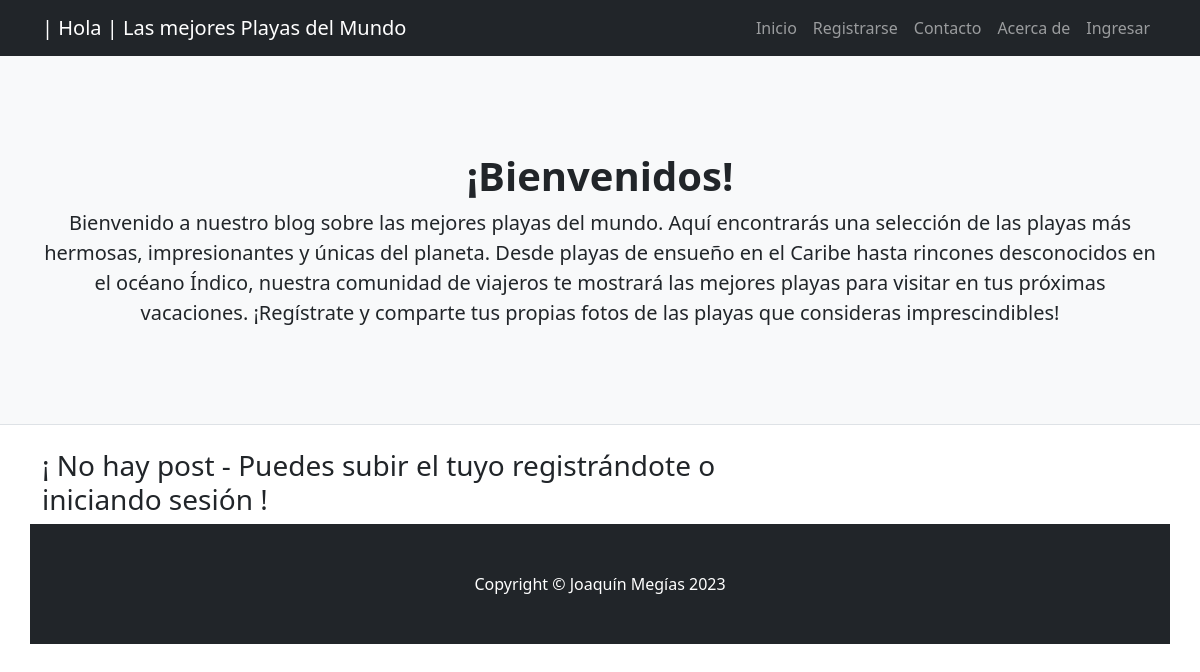
/final_app/, run on an earlier commit of the app's database.
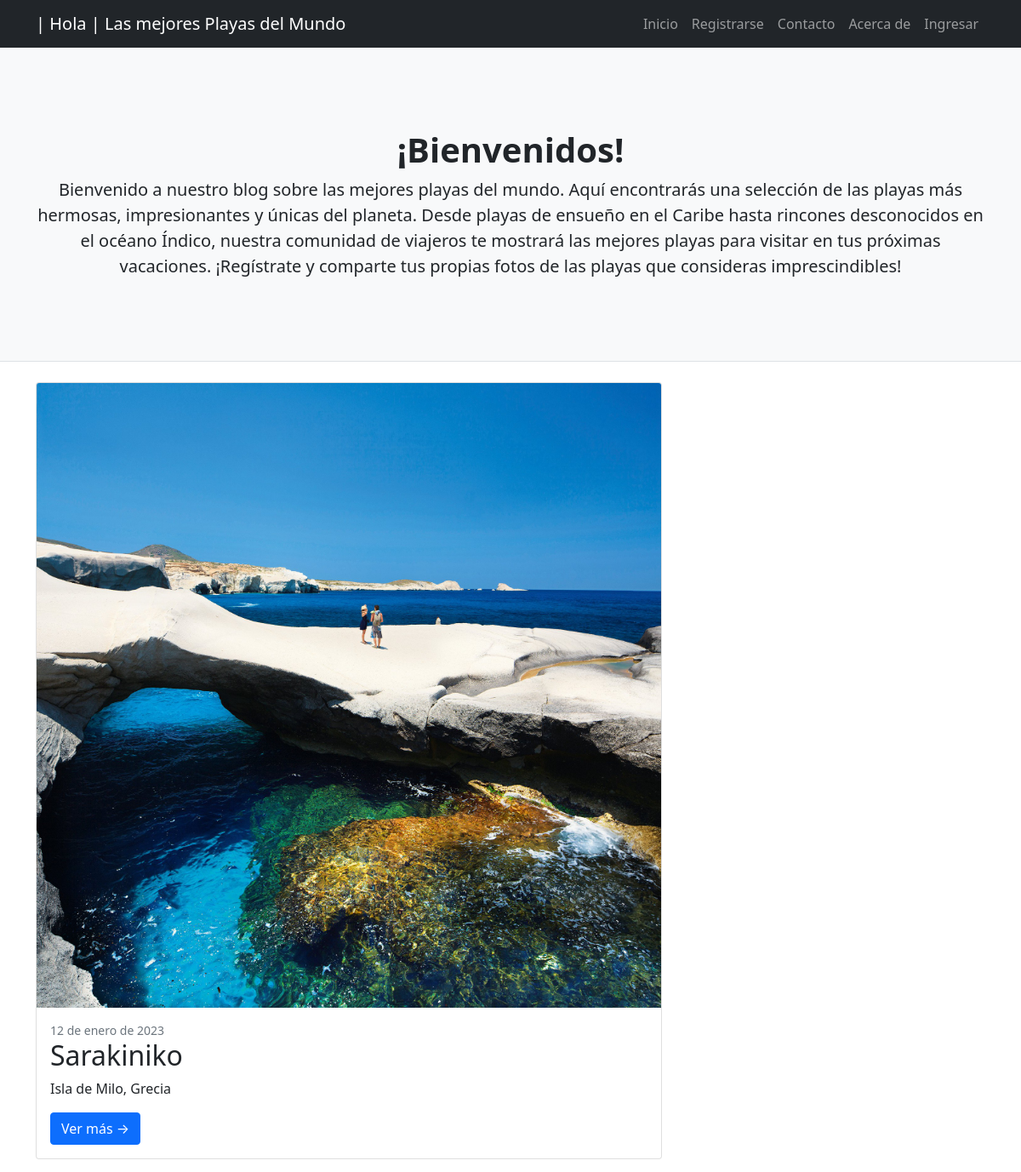
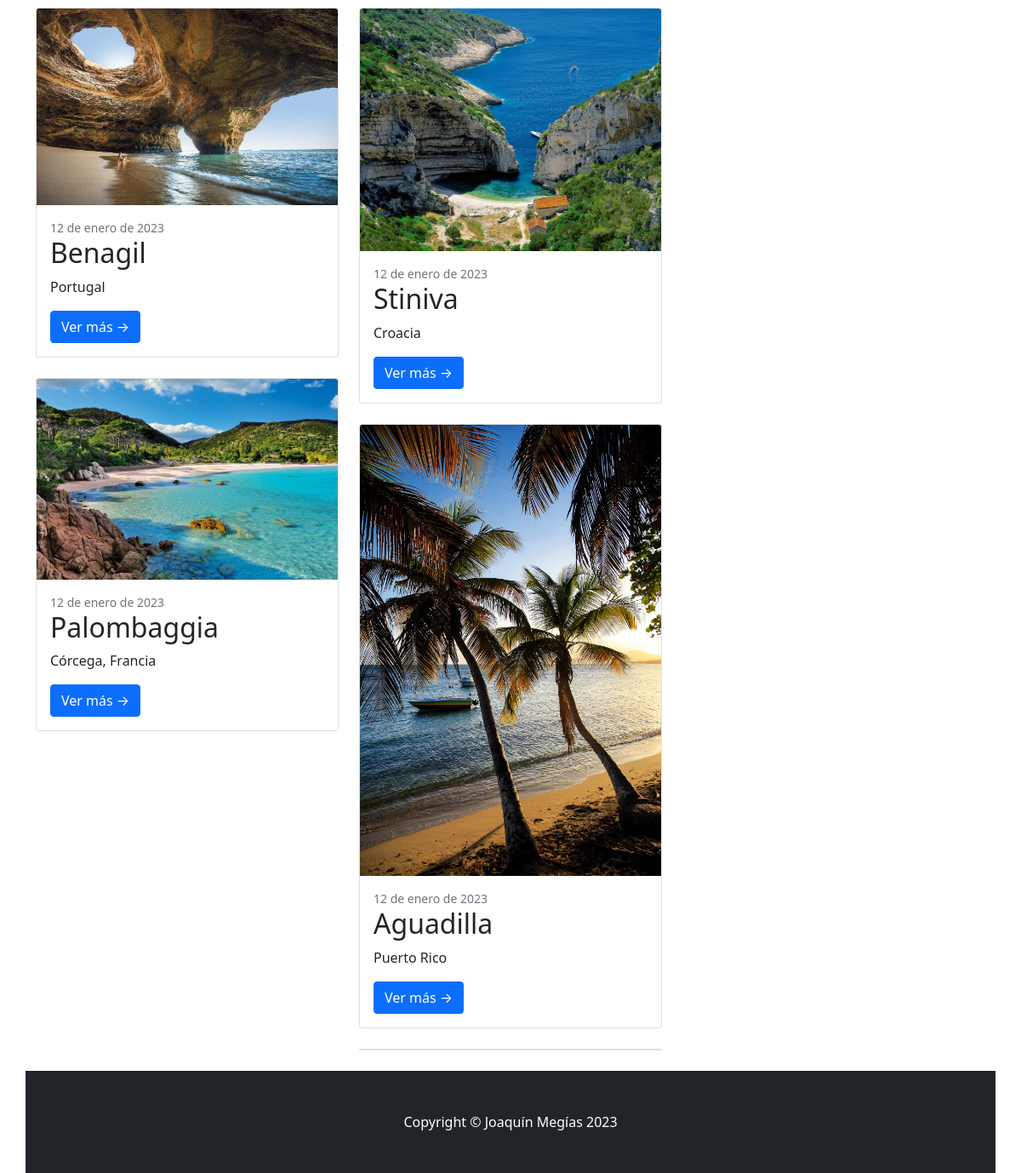
And on a later commit of the database (2 pictures, top to bottom).
### final_app/models.py (models this page shows)
class Post(models.Model):
    titulo = models.CharField(max_length=100)
    sub_titulo = models.CharField(max_length=100)
    texto = models.TextField(max_length=3000)
    publicado_el = models.DateField(auto_now_add=True)
    imagen = models.ImageField(upload_to="posteos", null="True", blank=True)

### final_app/views.py (the view)
# urls.py: path('final_app/', index, name="final_app_index"),
def index(request):
    posts = Post.objects.order_by('-publicado_el').all()
    return render(request, "final_app/index.html", {"posts": posts})

### final_app/templates/final_app/index.html (shortened to what this page needs)
{% extends 'final_app/base.html' %}
{% block contenido %}
<div class="container">
    <div class="row">
        <div class="col-lg-8">
            {% if posts %}
                <div class="card mb-4">
                    {% if posts.0 %}
                    <a href="#!"><img class="card-img-top" src="{{posts.0.imagen.url}}" alt="..." /></a>
                    <div class="card-body">
                        <div class="small text-muted">{{posts.0.publicado_el}}</div>
                        <h2 class="card-title">{{posts.0.titulo}}</h2>
                        <p class="card-text">{{posts.0.sub_titulo}}</p>
                        <a class="btn btn-primary" href="{% url 'final_app_detalle' posts.0.id %}">Ver más →</a>
                    </div>
                    {% endif %}
                </div>
                <div class="row">
                    <div class="col-lg-6">
                        <div class="card mb-4">
                            {% if posts.1 %}
                            <a href="#!"><img class="card-img-top" src="{{posts.1.imagen.url}}" alt="..." /></a>
                            <div class="card-body">
                                <div class="small text-muted">{{posts.1.publicado_el}}</div>
                                <h2 class="card-title">{{posts.1.titulo}}</h2>
                                <p class="card-text">{{posts.1.sub_titulo}}</p>
                                <a class="btn btn-primary" href="{% url 'final_app_detalle' posts.1.id %}">Ver más →</a>
                            </div>
                            {% endif %}
                        </div>
                        <div class="card mb-4">
                            {% if posts.2 %}
                            <a href="#!"><img class="card-img-top" src="{{posts.2.imagen.url}}" alt="..." /></a>
                            <div class="card-body">
                                <div class="small text-muted">{{posts.2.publicado_el}}</div>
                                <h2 class="card-title">{{posts.2.titulo}}</h2>
                                <p class="card-text">{{posts.2.sub_titulo}}</p>
                                <a class="btn btn-primary" href="{% url 'final_app_detalle' posts.2.id %}">Ver más →</a>
                            </div>
                            {% endif %}
                        </div>
                    </div>
                    <div class="col-lg-6">
                        <div class="card mb-4">
                            {% if posts.3 %}
                            <a href="#!"><img class="card-img-top" src="{{posts.3.imagen.url}}" alt="..." /></a>
                            <div class="card-body">
                                <div class="small text-muted">{{posts.3.publicado_el}}</div>
                                <h2 class="card-title">{{posts.3.titulo}}</h2>
                                <p class="card-text">{{posts.3.sub_titulo}}</p>
                                <a class="btn btn-primary" href="{% url 'final_app_detalle' posts.3.id %}">Ver más →</a>
                            </div>
                            {% endif %}
                        </div>
                        <div class="card mb-4">
                            {% if posts.4 %}
                            <a href="#!"><img class="card-img-top" src="{{posts.4.imagen.url}}" alt="..." /></a>
                            <div class="card-body">
                                <div class="small text-muted">{{posts.4.publicado_el}}</div>
                                <h2 class="card-title">{{posts.4.titulo}}</h2>
                                <p class="card-text">{{posts.4.sub_titulo}}</p>
                                <a class="btn btn-primary" href="{% url 'final_app_detalle' posts.4.id %}">Ver más →</a>
                            </div>
                            {% endif %}
                        </div>
                        <div class="card mb-4">
                        </div>
                    </div>
                </div>
            {% else %}
                <h3>¡ No hay post - Puedes subir el tuyo registrándote o iniciando sesión ! </h3>
            {% endif %}
            </div>
{% endblock %}

### final_app/templates/final_app/base.html (shortened to what this page needs)
<!DOCTYPE html>
<html lang="en">
    <head>
        {% load static %}
        <link href="{% static 'final_app/css/styles.css' %}" rel="stylesheet" />
    </head>
    <body>
        <nav class="navbar navbar-expand-lg navbar-dark bg-dark">
            <div class="container">
                <a class="navbar-brand" href="{% url 'final_app_index' %}">
                    | Hola {{user.first_name}} |
                    Las mejores Playas del Mundo
                </a>
                <div class="collapse navbar-collapse" id="navbarSupportedContent">
                    <ul class="navbar-nav ms-auto mb-2 mb-lg-0">
                        <li class="nav-item"><a class="nav-link" href="{% url 'final_app_index' %}">Inicio</a></li>
                        <li class="nav-item"><a class="nav-link" href="{% url 'final_app_signup' %}">Registrarse</a></li>
                        <li class="nav-item"><a class="nav-link" href="{% url 'final_app_mensajes_crear' %}">Contacto</a></li>
                        <li class="nav-item"><a class="nav-link" href="{% url 'final_app_about' %}">Acerca de</a></li>
                        {% if user.is_authenticated %}
                            <li class="nav-item"><a class="nav-link" href="{% url 'final_app_listar' %}">Panel de Control</a></li>
                            <li class="nav-item"><a class="nav-link" href="{% url 'final_app_logout' %}">Salir</a></li>
                        {% else %}
                            <li class="nav-item"><a class="nav-link" href="{% url 'final_app_login' %}">Ingresar</a></li>
                        {% endif %}
                    </ul>
                </div>
            </div>
        </nav>
        <header class="py-5 bg-light border-bottom mb-4">
            <div class="container">
                <div class="text-center my-5">
                    <h1 class="fw-bolder">¡Bienvenidos!</h1>
                    <p class="lead mb-0">Bienvenido a nuestro blog sobre las mejores playas del mundo. Aquí encontrarás una selección de las playas más hermosas, impresionantes y únicas del planeta. Desde playas de ensueño en el Caribe hasta rincones desconocidos en el océano Índico, nuestra comunidad de viajeros te mostrará las mejores playas para visitar en tus próximas vacaciones. ¡Regístrate y comparte tus propias fotos de las playas que consideras imprescindibles!</p>
                </div>
            </div>
        </header>
       {% block contenido %} {% endblock %}
        <footer class="py-5 bg-dark">
            <div class="container"><p class="m-0 text-center text-white">Copyright &copy; Joaquín Megías 2023</p></div>
        </footer>
    </body>
</html>

What changed in the data, as far as the page shows it:
added Post: imagen (picture), publicado_el "12 de enero de 2023", titulo "Sarakiniko", sub_titulo "Isla de Milo, Grecia"
added Post: imagen (picture), publicado_el "12 de enero de 2023", titulo "Benagil", sub_titulo "Portugal"
added Post: imagen (picture), publicado_el "12 de enero de 2023", titulo "Palombaggia", sub_titulo "Córcega, Francia"
added Post: imagen (picture), publicado_el "12 de enero de 2023", titulo "Stiniva", sub_titulo "Croacia"
added Post: imagen (picture), publicado_el "12 de enero de 2023", titulo "Aguadilla", sub_titulo "Puerto Rico"
Also different on the page:
text no longer shown: "¡ No hay post - Puedes subir el tuyo registrándote o iniciando sesión !"
text now shown: "Ver más → Ver más → Ver más → Ver más → Ver más →"
